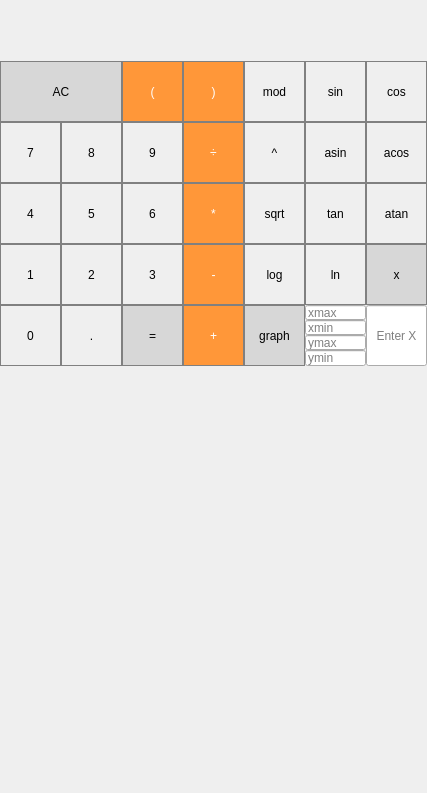
<?xml version="1.0" encoding="UTF-8"?>
<ui version="4.0">
 <class>smartcalc</class>
 <widget class="QMainWindow" name="smartcalc">
  <property name="geometry">
   <rect>
    <x>0</x>
    <y>0</y>
    <width>427</width>
    <height>793</height>
   </rect>
  </property>
  <property name="windowTitle">
   <string>smartcalc</string>
  </property>
  <widget class="QWidget" name="centralwidget">
   <widget class="QPushButton" name="pushButton_AC">
    <property name="geometry">
     <rect>
      <x>0</x>
      <y>61</y>
      <width>122</width>
      <height>61</height>
     </rect>
    </property>
    <property name="styleSheet">
     <string notr="true">QPushButton {
  background-color: rgb(215, 215, 215);
  border: 1px solid gray;
}
QPushButton:pressed {
    background-color: qlineargradient(x1: 0, y1: 0, x2: 0, y2: 1,
                                      stop: 0 #BEBEBE, stop: 1 #D7D7D7);
}</string>
    </property>
    <property name="text">
     <string>AC</string>
    </property>
   </widget>
   <widget class="QPushButton" name="pushButton_left">
    <property name="geometry">
     <rect>
      <x>122</x>
      <y>61</y>
      <width>61</width>
      <height>61</height>
     </rect>
    </property>
    <property name="styleSheet">
     <string notr="true">QPushButton {
  background-color: rgb(255, 151, 57);
  color: white; 
  border: 1px solid gray;
}

QPushButton:pressed {
    background-color: qlineargradient(x1: 0, y1: 0, x2: 0, y2: 1,
                                      stop: 0 #FF7832, stop: 1 #FF9739);
}</string>
    </property>
    <property name="text">
     <string>(</string>
    </property>
   </widget>
   <widget class="QPushButton" name="pushButton_mod">
    <property name="geometry">
     <rect>
      <x>244</x>
      <y>61</y>
      <width>61</width>
      <height>61</height>
     </rect>
    </property>
    <property name="styleSheet">
     <string notr="true">QPushButton {
   border: 1px solid gray;
}
QPushButton:pressed {
    background-color: qlineargradient(x1: 0, y1: 0, x2: 0, y2: 1,
                                      stop: 0 #dadbde, stop: 1 #f6f7fa);
}</string>
    </property>
    <property name="text">
     <string>mod</string>
    </property>
   </widget>
   <widget class="QPushButton" name="pushButton_right">
    <property name="geometry">
     <rect>
      <x>183</x>
      <y>61</y>
      <width>61</width>
      <height>61</height>
     </rect>
    </property>
    <property name="styleSheet">
     <string notr="true">QPushButton {
  background-color: rgb(255, 151, 57);
  color: white; 
  border: 1px solid gray;
}

QPushButton:pressed {
    background-color: qlineargradient(x1: 0, y1: 0, x2: 0, y2: 1,
                                      stop: 0 #FF7832, stop: 1 #FF9739);
}</string>
    </property>
    <property name="text">
     <string>)</string>
    </property>
   </widget>
   <widget class="QPushButton" name="pushButton_sin">
    <property name="geometry">
     <rect>
      <x>305</x>
      <y>61</y>
      <width>61</width>
      <height>61</height>
     </rect>
    </property>
    <property name="styleSheet">
     <string notr="true">QPushButton {
   border: 1px solid gray;
}
QPushButton:pressed {
    background-color: qlineargradient(x1: 0, y1: 0, x2: 0, y2: 1,
                                      stop: 0 #dadbde, stop: 1 #f6f7fa);
}</string>
    </property>
    <property name="text">
     <string>sin</string>
    </property>
   </widget>
   <widget class="QPushButton" name="pushButton_cos">
    <property name="geometry">
     <rect>
      <x>366</x>
      <y>61</y>
      <width>61</width>
      <height>61</height>
     </rect>
    </property>
    <property name="styleSheet">
     <string notr="true">QPushButton {
   border: 1px solid gray;
}
QPushButton:pressed {
    background-color: qlineargradient(x1: 0, y1: 0, x2: 0, y2: 1,
                                      stop: 0 #dadbde, stop: 1 #f6f7fa);
}</string>
    </property>
    <property name="text">
     <string>cos</string>
    </property>
   </widget>
   <widget class="QPushButton" name="pushButton_7">
    <property name="geometry">
     <rect>
      <x>0</x>
      <y>122</y>
      <width>61</width>
      <height>61</height>
     </rect>
    </property>
    <property name="styleSheet">
     <string notr="true">QPushButton {
   border: 1px solid gray;
}
QPushButton:pressed {
    background-color: qlineargradient(x1: 0, y1: 0, x2: 0, y2: 1,
                                      stop: 0 #dadbde, stop: 1 #f6f7fa);
}</string>
    </property>
    <property name="text">
     <string>7</string>
    </property>
   </widget>
   <widget class="QPushButton" name="pushButton_8">
    <property name="geometry">
     <rect>
      <x>61</x>
      <y>122</y>
      <width>61</width>
      <height>61</height>
     </rect>
    </property>
    <property name="styleSheet">
     <string notr="true">QPushButton {
   border: 1px solid gray;
}
QPushButton:pressed {
    background-color: qlineargradient(x1: 0, y1: 0, x2: 0, y2: 1,
                                      stop: 0 #dadbde, stop: 1 #f6f7fa);
}</string>
    </property>
    <property name="text">
     <string>8</string>
    </property>
   </widget>
   <widget class="QPushButton" name="pushButton_9">
    <property name="geometry">
     <rect>
      <x>122</x>
      <y>122</y>
      <width>61</width>
      <height>61</height>
     </rect>
    </property>
    <property name="styleSheet">
     <string notr="true">QPushButton {
   border: 1px solid gray;
}
QPushButton:pressed {
    background-color: qlineargradient(x1: 0, y1: 0, x2: 0, y2: 1,
                                      stop: 0 #dadbde, stop: 1 #f6f7fa);
}</string>
    </property>
    <property name="text">
     <string>9</string>
    </property>
   </widget>
   <widget class="QPushButton" name="pushButton_del">
    <property name="geometry">
     <rect>
      <x>183</x>
      <y>122</y>
      <width>61</width>
      <height>61</height>
     </rect>
    </property>
    <property name="styleSheet">
     <string notr="true">QPushButton {
  background-color: rgb(255, 151, 57);
  color: white; 
  border: 1px solid gray;
}

QPushButton:pressed {
    background-color: qlineargradient(x1: 0, y1: 0, x2: 0, y2: 1,
                                      stop: 0 #FF7832, stop: 1 #FF9739);
}</string>
    </property>
    <property name="text">
     <string>÷</string>
    </property>
   </widget>
   <widget class="QPushButton" name="pushButton_pow">
    <property name="geometry">
     <rect>
      <x>244</x>
      <y>122</y>
      <width>61</width>
      <height>61</height>
     </rect>
    </property>
    <property name="styleSheet">
     <string notr="true">QPushButton {
   border: 1px solid gray;
}
QPushButton:pressed {
    background-color: qlineargradient(x1: 0, y1: 0, x2: 0, y2: 1,
                                      stop: 0 #dadbde, stop: 1 #f6f7fa);
}</string>
    </property>
    <property name="text">
     <string>^</string>
    </property>
   </widget>
   <widget class="QPushButton" name="pushButton_asin">
    <property name="geometry">
     <rect>
      <x>305</x>
      <y>122</y>
      <width>61</width>
      <height>61</height>
     </rect>
    </property>
    <property name="styleSheet">
     <string notr="true">QPushButton {
   border: 1px solid gray;
}
QPushButton:pressed {
    background-color: qlineargradient(x1: 0, y1: 0, x2: 0, y2: 1,
                                      stop: 0 #dadbde, stop: 1 #f6f7fa);
}</string>
    </property>
    <property name="text">
     <string>asin</string>
    </property>
   </widget>
   <widget class="QPushButton" name="pushButton_acos">
    <property name="geometry">
     <rect>
      <x>366</x>
      <y>122</y>
      <width>61</width>
      <height>61</height>
     </rect>
    </property>
    <property name="styleSheet">
     <string notr="true">QPushButton {
   border: 1px solid gray;
}
QPushButton:pressed {
    background-color: qlineargradient(x1: 0, y1: 0, x2: 0, y2: 1,
                                      stop: 0 #dadbde, stop: 1 #f6f7fa);
}</string>
    </property>
    <property name="text">
     <string>acos</string>
    </property>
   </widget>
   <widget class="QPushButton" name="pushButton_4">
    <property name="geometry">
     <rect>
      <x>0</x>
      <y>183</y>
      <width>61</width>
      <height>61</height>
     </rect>
    </property>
    <property name="styleSheet">
     <string notr="true">QPushButton {
   border: 1px solid gray;
}
QPushButton:pressed {
    background-color: qlineargradient(x1: 0, y1: 0, x2: 0, y2: 1,
                                      stop: 0 #dadbde, stop: 1 #f6f7fa);
}</string>
    </property>
    <property name="text">
     <string>4</string>
    </property>
   </widget>
   <widget class="QPushButton" name="pushButton_5">
    <property name="geometry">
     <rect>
      <x>61</x>
      <y>183</y>
      <width>61</width>
      <height>61</height>
     </rect>
    </property>
    <property name="styleSheet">
     <string notr="true">QPushButton {
   border: 1px solid gray;
}
QPushButton:pressed {
    background-color: qlineargradient(x1: 0, y1: 0, x2: 0, y2: 1,
                                      stop: 0 #dadbde, stop: 1 #f6f7fa);
}</string>
    </property>
    <property name="text">
     <string>5</string>
    </property>
   </widget>
   <widget class="QPushButton" name="pushButton_6">
    <property name="geometry">
     <rect>
      <x>122</x>
      <y>183</y>
      <width>61</width>
      <height>61</height>
     </rect>
    </property>
    <property name="styleSheet">
     <string notr="true">QPushButton {
   border: 1px solid gray;
}
QPushButton:pressed {
    background-color: qlineargradient(x1: 0, y1: 0, x2: 0, y2: 1,
                                      stop: 0 #dadbde, stop: 1 #f6f7fa);
}</string>
    </property>
    <property name="text">
     <string>6</string>
    </property>
   </widget>
   <widget class="QPushButton" name="pushButton_mult">
    <property name="geometry">
     <rect>
      <x>183</x>
      <y>183</y>
      <width>61</width>
      <height>61</height>
     </rect>
    </property>
    <property name="styleSheet">
     <string notr="true">QPushButton {
  background-color: rgb(255, 151, 57);
  color: white; 
  border: 1px solid gray;
}

QPushButton:pressed {
    background-color: qlineargradient(x1: 0, y1: 0, x2: 0, y2: 1,
                                      stop: 0 #FF7832, stop: 1 #FF9739);
}</string>
    </property>
    <property name="text">
     <string>*</string>
    </property>
   </widget>
   <widget class="QPushButton" name="pushButton_sqrt">
    <property name="geometry">
     <rect>
      <x>244</x>
      <y>183</y>
      <width>61</width>
      <height>61</height>
     </rect>
    </property>
    <property name="styleSheet">
     <string notr="true">QPushButton {
   border: 1px solid gray;
}
QPushButton:pressed {
    background-color: qlineargradient(x1: 0, y1: 0, x2: 0, y2: 1,
                                      stop: 0 #dadbde, stop: 1 #f6f7fa);
}</string>
    </property>
    <property name="text">
     <string>sqrt</string>
    </property>
   </widget>
   <widget class="QPushButton" name="pushButton_tan">
    <property name="geometry">
     <rect>
      <x>305</x>
      <y>183</y>
      <width>61</width>
      <height>61</height>
     </rect>
    </property>
    <property name="styleSheet">
     <string notr="true">QPushButton {
   border: 1px solid gray;
}
QPushButton:pressed {
    background-color: qlineargradient(x1: 0, y1: 0, x2: 0, y2: 1,
                                      stop: 0 #dadbde, stop: 1 #f6f7fa);
}</string>
    </property>
    <property name="text">
     <string>tan</string>
    </property>
   </widget>
   <widget class="QPushButton" name="pushButton_atan">
    <property name="geometry">
     <rect>
      <x>366</x>
      <y>183</y>
      <width>61</width>
      <height>61</height>
     </rect>
    </property>
    <property name="styleSheet">
     <string notr="true">QPushButton {
   border: 1px solid gray;
}
QPushButton:pressed {
    background-color: qlineargradient(x1: 0, y1: 0, x2: 0, y2: 1,
                                      stop: 0 #dadbde, stop: 1 #f6f7fa);
}</string>
    </property>
    <property name="text">
     <string>atan</string>
    </property>
   </widget>
   <widget class="QPushButton" name="pushButton_1">
    <property name="geometry">
     <rect>
      <x>0</x>
      <y>244</y>
      <width>61</width>
      <height>61</height>
     </rect>
    </property>
    <property name="styleSheet">
     <string notr="true">QPushButton {
   border: 1px solid gray;
}
QPushButton:pressed {
    background-color: qlineargradient(x1: 0, y1: 0, x2: 0, y2: 1,
                                      stop: 0 #dadbde, stop: 1 #f6f7fa);
}</string>
    </property>
    <property name="text">
     <string>1</string>
    </property>
   </widget>
   <widget class="QPushButton" name="pushButton_2">
    <property name="geometry">
     <rect>
      <x>61</x>
      <y>244</y>
      <width>61</width>
      <height>61</height>
     </rect>
    </property>
    <property name="styleSheet">
     <string notr="true">QPushButton {
   border: 1px solid gray;
}
QPushButton:pressed {
    background-color: qlineargradient(x1: 0, y1: 0, x2: 0, y2: 1,
                                      stop: 0 #dadbde, stop: 1 #f6f7fa);
}</string>
    </property>
    <property name="text">
     <string>2</string>
    </property>
   </widget>
   <widget class="QPushButton" name="pushButton_3">
    <property name="geometry">
     <rect>
      <x>122</x>
      <y>244</y>
      <width>61</width>
      <height>61</height>
     </rect>
    </property>
    <property name="styleSheet">
     <string notr="true">QPushButton {
   border: 1px solid gray;
}
QPushButton:pressed {
    background-color: qlineargradient(x1: 0, y1: 0, x2: 0, y2: 1,
                                      stop: 0 #dadbde, stop: 1 #f6f7fa);
}</string>
    </property>
    <property name="text">
     <string>3</string>
    </property>
   </widget>
   <widget class="QPushButton" name="pushButton_log">
    <property name="geometry">
     <rect>
      <x>244</x>
      <y>244</y>
      <width>61</width>
      <height>61</height>
     </rect>
    </property>
    <property name="styleSheet">
     <string notr="true">QPushButton {
   border: 1px solid gray;
}
QPushButton:pressed {
    background-color: qlineargradient(x1: 0, y1: 0, x2: 0, y2: 1,
                                      stop: 0 #dadbde, stop: 1 #f6f7fa);
}</string>
    </property>
    <property name="text">
     <string>log</string>
    </property>
   </widget>
   <widget class="QPushButton" name="pushButton_minus">
    <property name="geometry">
     <rect>
      <x>183</x>
      <y>244</y>
      <width>61</width>
      <height>61</height>
     </rect>
    </property>
    <property name="styleSheet">
     <string notr="true">QPushButton {
  background-color: rgb(255, 151, 57);
  color: white; 
  border: 1px solid gray;
}

QPushButton:pressed {
    background-color: qlineargradient(x1: 0, y1: 0, x2: 0, y2: 1,
                                      stop: 0 #FF7832, stop: 1 #FF9739);
}</string>
    </property>
    <property name="text">
     <string>-</string>
    </property>
   </widget>
   <widget class="QLabel" name="label">
    <property name="geometry">
     <rect>
      <x>0</x>
      <y>0</y>
      <width>427</width>
      <height>61</height>
     </rect>
    </property>
    <property name="layoutDirection">
     <enum>Qt::LeftToRight</enum>
    </property>
    <property name="styleSheet">
     <string notr="true">QLabel {
  qproperty-alignment: 'AlignVCenter | AlignRight';
  border: 1px solid gray;
}

background-color : white;</string>
    </property>
    <property name="text">
     <string/>
    </property>
   </widget>
   <widget class="QPushButton" name="pushButton_ln">
    <property name="geometry">
     <rect>
      <x>305</x>
      <y>244</y>
      <width>61</width>
      <height>61</height>
     </rect>
    </property>
    <property name="styleSheet">
     <string notr="true">QPushButton {
   border: 1px solid gray;
}
QPushButton:pressed {
    background-color: qlineargradient(x1: 0, y1: 0, x2: 0, y2: 1,
                                      stop: 0 #dadbde, stop: 1 #f6f7fa);
}</string>
    </property>
    <property name="text">
     <string>ln</string>
    </property>
   </widget>
   <widget class="QPushButton" name="pushButton_x">
    <property name="geometry">
     <rect>
      <x>366</x>
      <y>244</y>
      <width>61</width>
      <height>61</height>
     </rect>
    </property>
    <property name="styleSheet">
     <string notr="true">QPushButton {
  background-color: rgb(215, 215, 215);
  border: 1px solid gray;
}
QPushButton:pressed {
    background-color: qlineargradient(x1: 0, y1: 0, x2: 0, y2: 1,
                                      stop: 0 #BEBEBE, stop: 1 #D7D7D7);
}</string>
    </property>
    <property name="text">
     <string>x</string>
    </property>
   </widget>
   <widget class="QPushButton" name="pushButton_0">
    <property name="geometry">
     <rect>
      <x>0</x>
      <y>305</y>
      <width>61</width>
      <height>61</height>
     </rect>
    </property>
    <property name="styleSheet">
     <string notr="true">QPushButton {
   border: 1px solid gray;
}
QPushButton:pressed {
    background-color: qlineargradient(x1: 0, y1: 0, x2: 0, y2: 1,
                                      stop: 0 #dadbde, stop: 1 #f6f7fa);
}</string>
    </property>
    <property name="text">
     <string>0</string>
    </property>
   </widget>
   <widget class="QPushButton" name="pushButton_dot">
    <property name="geometry">
     <rect>
      <x>61</x>
      <y>305</y>
      <width>61</width>
      <height>61</height>
     </rect>
    </property>
    <property name="styleSheet">
     <string notr="true">QPushButton {
   border: 1px solid gray;
}
QPushButton:pressed {
    background-color: qlineargradient(x1: 0, y1: 0, x2: 0, y2: 1,
                                      stop: 0 #dadbde, stop: 1 #f6f7fa);
}</string>
    </property>
    <property name="text">
     <string>.</string>
    </property>
   </widget>
   <widget class="QPushButton" name="pushButton_calculate">
    <property name="geometry">
     <rect>
      <x>122</x>
      <y>305</y>
      <width>61</width>
      <height>61</height>
     </rect>
    </property>
    <property name="styleSheet">
     <string notr="true">QPushButton {
  background-color: rgb(215, 215, 215);
  border: 1px solid gray;
}
QPushButton:pressed {
    background-color: qlineargradient(x1: 0, y1: 0, x2: 0, y2: 1,
                                      stop: 0 #BEBEBE, stop: 1 #D7D7D7);
}</string>
    </property>
    <property name="text">
     <string>=</string>
    </property>
   </widget>
   <widget class="QPushButton" name="pushButton_plus">
    <property name="geometry">
     <rect>
      <x>183</x>
      <y>305</y>
      <width>61</width>
      <height>61</height>
     </rect>
    </property>
    <property name="styleSheet">
     <string notr="true">QPushButton {
  background-color: rgb(255, 151, 57);
  color: white; 
  border: 1px solid gray;
}

QPushButton:pressed {
    background-color: qlineargradient(x1: 0, y1: 0, x2: 0, y2: 1,
                                      stop: 0 #FF7832, stop: 1 #FF9739);
}</string>
    </property>
    <property name="text">
     <string>+</string>
    </property>
   </widget>
   <widget class="QPushButton" name="pushButton_graph">
    <property name="geometry">
     <rect>
      <x>244</x>
      <y>305</y>
      <width>61</width>
      <height>61</height>
     </rect>
    </property>
    <property name="styleSheet">
     <string notr="true">QPushButton {
  background-color: rgb(215, 215, 215);
  border: 1px solid gray;
}
QPushButton:pressed {
    background-color: qlineargradient(x1: 0, y1: 0, x2: 0, y2: 1,
                                      stop: 0 #BEBEBE, stop: 1 #D7D7D7);
}</string>
    </property>
    <property name="text">
     <string>graph</string>
    </property>
   </widget>
   <widget class="QLineEdit" name="lineEdit_xmax">
    <property name="enabled">
     <bool>true</bool>
    </property>
    <property name="geometry">
     <rect>
      <x>305</x>
      <y>305</y>
      <width>61</width>
      <height>15</height>
     </rect>
    </property>
    <property name="mouseTracking">
     <bool>true</bool>
    </property>
    <property name="acceptDrops">
     <bool>true</bool>
    </property>
    <property name="inputMask">
     <string/>
    </property>
    <property name="text">
     <string/>
    </property>
    <property name="placeholderText">
     <string>xmax</string>
    </property>
   </widget>
   <widget class="QLineEdit" name="lineEdit_xmin">
    <property name="enabled">
     <bool>true</bool>
    </property>
    <property name="geometry">
     <rect>
      <x>305</x>
      <y>320</y>
      <width>61</width>
      <height>15</height>
     </rect>
    </property>
    <property name="text">
     <string/>
    </property>
    <property name="placeholderText">
     <string>xmin</string>
    </property>
   </widget>
   <widget class="QLineEdit" name="lineEdit_ymax">
    <property name="enabled">
     <bool>true</bool>
    </property>
    <property name="geometry">
     <rect>
      <x>305</x>
      <y>335</y>
      <width>61</width>
      <height>15</height>
     </rect>
    </property>
    <property name="text">
     <string/>
    </property>
    <property name="placeholderText">
     <string>ymax</string>
    </property>
   </widget>
   <widget class="QLineEdit" name="lineEdit_ymin">
    <property name="geometry">
     <rect>
      <x>305</x>
      <y>350</y>
      <width>61</width>
      <height>16</height>
     </rect>
    </property>
    <property name="text">
     <string/>
    </property>
    <property name="placeholderText">
     <string>ymin</string>
    </property>
   </widget>
   <widget class="QCustomPlot" name="widget" native="true">
    <property name="geometry">
     <rect>
      <x>0</x>
      <y>366</y>
      <width>427</width>
      <height>427</height>
     </rect>
    </property>
   </widget>
   <widget class="QLineEdit" name="lineEdit_enterx">
    <property name="geometry">
     <rect>
      <x>366</x>
      <y>305</y>
      <width>61</width>
      <height>61</height>
     </rect>
    </property>
    <property name="text">
     <string/>
    </property>
    <property name="frame">
     <bool>true</bool>
    </property>
    <property name="echoMode">
     <enum>QLineEdit::Normal</enum>
    </property>
    <property name="alignment">
     <set>Qt::AlignCenter</set>
    </property>
    <property name="readOnly">
     <bool>false</bool>
    </property>
    <property name="placeholderText">
     <string>Enter X</string>
    </property>
   </widget>
  </widget>
 </widget>
 <customwidgets>
  <customwidget>
   <class>QCustomPlot</class>
   <extends>QWidget</extends>
   <header>qcustomplot.h</header>
   <container>1</container>
  </customwidget>
 </customwidgets>
 <resources/>
 <connections/>
</ui>
